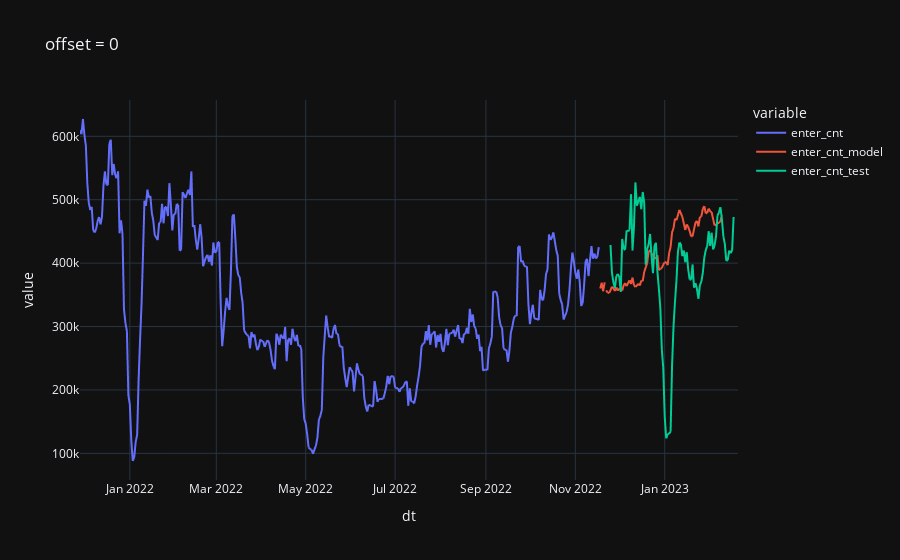
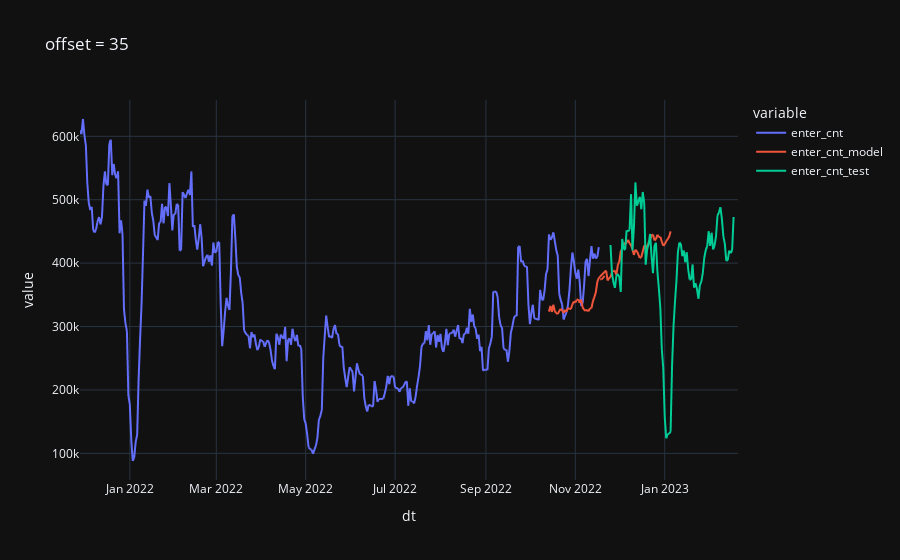
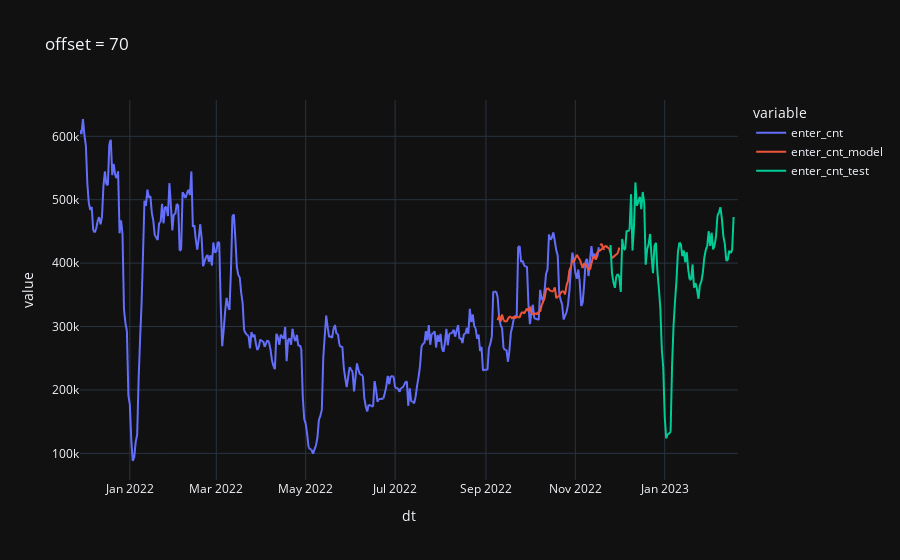
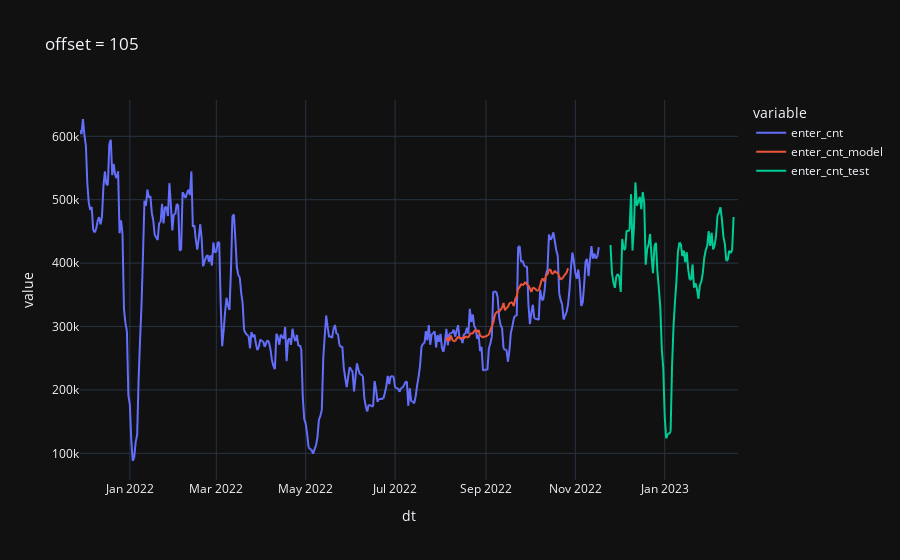

The code cell stored with these charts, in order, in its notebook:
### Code cell
x_shape = (len(data_norm.columns), HISTORY_SIZE)
x_elm = x_shape[0] * x_shape[1]
y_shape = (1, HORIZON_SIZE)
y_elm = y_shape[0] * y_shape[1]

def test_model(offset):
    out = data_norm.copy()
    tx = out.copy().iloc[len(data_norm) - offset - HISTORY_SIZE:len(data_norm) - offset]
    # tx['enter_cnt'] /= enter_std
    # tx['leave_cnt'] /= leave_std
    # tx['search_cnt'] /= search_std
    mx = tx.values.reshape((1, x_elm))
    my = model.predict(mx)
    my = my.reshape(y_shape).transpose()
    ty = pd.DataFrame(my)
    ty_index = pd.date_range(tx.index[-1] + pd.DateOffset(1), tx.index[-1] + pd.DateOffset(HORIZON_SIZE), freq='D')
    ty = pd.DataFrame({ 'dt': ty_index, 'enter_cnt': ty[0] }).set_index('dt')
    # ty = pd.DataFrame({ 'dt': ty_index, 'leave_cnt': ty[0] }).set_index('dt')
    ty['enter_cnt'] *= enter_std
    out['enter_cnt'] *= enter_std
    out = pd.concat([out, enter_test_smooth])
    out = out.merge(ty, on='dt', how='outer', suffixes=['', '_model'])

    res = out
    px.line(res, y=['enter_cnt', 'enter_cnt_model', 'enter_cnt_test'], title=f"offset = {offset}").show()
    # px.line(res, y=['leave_cnt', 'leave_cnt_model'], title=f"offset = {offset}").show()

test_model(0*7)
test_model(5*7)
test_model(10*7)
test_model(15*7)
test_model(20*7)
test_model(25*7)
test_model(30*7)
test_model(35*7)

### Figure 1 — Plotly figure (JSON) as saved in the notebook; plotly's stock layout.template omitted (floating-point values rounded to 4 significant figures; data arrays with more than 128 entries replaced by an {"elided": "..."} marker saying what was removed)
{"data": [{"hovertemplate": "variable=enter_cnt<br>dt=%{x}<br>value=%{y}<extra></extra>", "legendgroup": "enter_cnt", "line": {"color": "#636efa", "dash": "solid"}, "marker": {"symbol": "circle"}, "mode": "lines", "name": "enter_cnt", "showlegend": true, "x": {"elided": "450 str values"}, "xaxis": "x", "y": {"elided": "450 float values"}, "yaxis": "y", "type": "scattergl"}, {"hovertemplate": "variable=enter_cnt_model<br>dt=%{x}<br>value=%{y}<extra></extra>", "legendgroup": "enter_cnt_model", "line": {"color": "#EF553B", "dash": "solid"}, "marker": {"symbol": "circle"}, "mode": "lines", "name": "enter_cnt_model", "showlegend": true, "x": {"elided": "450 str values"}, "xaxis": "x", "y": {"elided": "450 float values"}, "yaxis": "y", "type": "scattergl"}, {"hovertemplate": "variable=enter_cnt_test<br>dt=%{x}<br>value=%{y}<extra></extra>", "legendgroup": "enter_cnt_test", "line": {"color": "#00cc96", "dash": "solid"}, "marker": {"symbol": "circle"}, "mode": "lines", "name": "enter_cnt_test", "showlegend": true, "x": {"elided": "450 str values"}, "xaxis": "x", "y": {"elided": "450 float values"}, "yaxis": "y", "type": "scattergl"}], "layout": {"xaxis": {"anchor": "y", "domain": [0.0, 1.0], "title": {"text": "dt"}}, "yaxis": {"anchor": "x", "domain": [0.0, 1.0], "title": {"text": "value"}}, "legend": {"title": {"text": "variable"}, "tracegroupgap": 0}, "title": {"text": "offset = 0"}}}

### Figure 2 — Plotly figure (JSON) as saved in the notebook; plotly's stock layout.template omitted (floating-point values rounded to 4 significant figures; data arrays with more than 128 entries replaced by an {"elided": "..."} marker saying what was removed)
{"data": [{"hovertemplate": "variable=enter_cnt<br>dt=%{x}<br>value=%{y}<extra></extra>", "legendgroup": "enter_cnt", "line": {"color": "#636efa", "dash": "solid"}, "marker": {"symbol": "circle"}, "mode": "lines", "name": "enter_cnt", "showlegend": true, "x": {"elided": "450 str values"}, "xaxis": "x", "y": {"elided": "450 float values"}, "yaxis": "y", "type": "scattergl"}, {"hovertemplate": "variable=enter_cnt_model<br>dt=%{x}<br>value=%{y}<extra></extra>", "legendgroup": "enter_cnt_model", "line": {"color": "#EF553B", "dash": "solid"}, "marker": {"symbol": "circle"}, "mode": "lines", "name": "enter_cnt_model", "showlegend": true, "x": {"elided": "450 str values"}, "xaxis": "x", "y": {"elided": "450 float values"}, "yaxis": "y", "type": "scattergl"}, {"hovertemplate": "variable=enter_cnt_test<br>dt=%{x}<br>value=%{y}<extra></extra>", "legendgroup": "enter_cnt_test", "line": {"color": "#00cc96", "dash": "solid"}, "marker": {"symbol": "circle"}, "mode": "lines", "name": "enter_cnt_test", "showlegend": true, "x": {"elided": "450 str values"}, "xaxis": "x", "y": {"elided": "450 float values"}, "yaxis": "y", "type": "scattergl"}], "layout": {"xaxis": {"anchor": "y", "domain": [0.0, 1.0], "title": {"text": "dt"}}, "yaxis": {"anchor": "x", "domain": [0.0, 1.0], "title": {"text": "value"}}, "legend": {"title": {"text": "variable"}, "tracegroupgap": 0}, "title": {"text": "offset = 35"}}}

### Figure 3 — Plotly figure (JSON) as saved in the notebook; plotly's stock layout.template omitted (floating-point values rounded to 4 significant figures; data arrays with more than 128 entries replaced by an {"elided": "..."} marker saying what was removed)
{"data": [{"hovertemplate": "variable=enter_cnt<br>dt=%{x}<br>value=%{y}<extra></extra>", "legendgroup": "enter_cnt", "line": {"color": "#636efa", "dash": "solid"}, "marker": {"symbol": "circle"}, "mode": "lines", "name": "enter_cnt", "showlegend": true, "x": {"elided": "450 str values"}, "xaxis": "x", "y": {"elided": "450 float values"}, "yaxis": "y", "type": "scattergl"}, {"hovertemplate": "variable=enter_cnt_model<br>dt=%{x}<br>value=%{y}<extra></extra>", "legendgroup": "enter_cnt_model", "line": {"color": "#EF553B", "dash": "solid"}, "marker": {"symbol": "circle"}, "mode": "lines", "name": "enter_cnt_model", "showlegend": true, "x": {"elided": "450 str values"}, "xaxis": "x", "y": {"elided": "450 float values"}, "yaxis": "y", "type": "scattergl"}, {"hovertemplate": "variable=enter_cnt_test<br>dt=%{x}<br>value=%{y}<extra></extra>", "legendgroup": "enter_cnt_test", "line": {"color": "#00cc96", "dash": "solid"}, "marker": {"symbol": "circle"}, "mode": "lines", "name": "enter_cnt_test", "showlegend": true, "x": {"elided": "450 str values"}, "xaxis": "x", "y": {"elided": "450 float values"}, "yaxis": "y", "type": "scattergl"}], "layout": {"xaxis": {"anchor": "y", "domain": [0.0, 1.0], "title": {"text": "dt"}}, "yaxis": {"anchor": "x", "domain": [0.0, 1.0], "title": {"text": "value"}}, "legend": {"title": {"text": "variable"}, "tracegroupgap": 0}, "title": {"text": "offset = 70"}}}

### Figure 4 — Plotly figure (JSON) as saved in the notebook; plotly's stock layout.template omitted (floating-point values rounded to 4 significant figures; data arrays with more than 128 entries replaced by an {"elided": "..."} marker saying what was removed)
{"data": [{"hovertemplate": "variable=enter_cnt<br>dt=%{x}<br>value=%{y}<extra></extra>", "legendgroup": "enter_cnt", "line": {"color": "#636efa", "dash": "solid"}, "marker": {"symbol": "circle"}, "mode": "lines", "name": "enter_cnt", "showlegend": true, "x": {"elided": "446 str values"}, "xaxis": "x", "y": {"elided": "446 float values"}, "yaxis": "y", "type": "scattergl"}, {"hovertemplate": "variable=enter_cnt_model<br>dt=%{x}<br>value=%{y}<extra></extra>", "legendgroup": "enter_cnt_model", "line": {"color": "#EF553B", "dash": "solid"}, "marker": {"symbol": "circle"}, "mode": "lines", "name": "enter_cnt_model", "showlegend": true, "x": {"elided": "446 str values"}, "xaxis": "x", "y": {"elided": "446 float values"}, "yaxis": "y", "type": "scattergl"}, {"hovertemplate": "variable=enter_cnt_test<br>dt=%{x}<br>value=%{y}<extra></extra>", "legendgroup": "enter_cnt_test", "line": {"color": "#00cc96", "dash": "solid"}, "marker": {"symbol": "circle"}, "mode": "lines", "name": "enter_cnt_test", "showlegend": true, "x": {"elided": "446 str values"}, "xaxis": "x", "y": {"elided": "446 float values"}, "yaxis": "y", "type": "scattergl"}], "layout": {"xaxis": {"anchor": "y", "domain": [0.0, 1.0], "title": {"text": "dt"}}, "yaxis": {"anchor": "x", "domain": [0.0, 1.0], "title": {"text": "value"}}, "legend": {"title": {"text": "variable"}, "tracegroupgap": 0}, "title": {"text": "offset = 105"}}}
